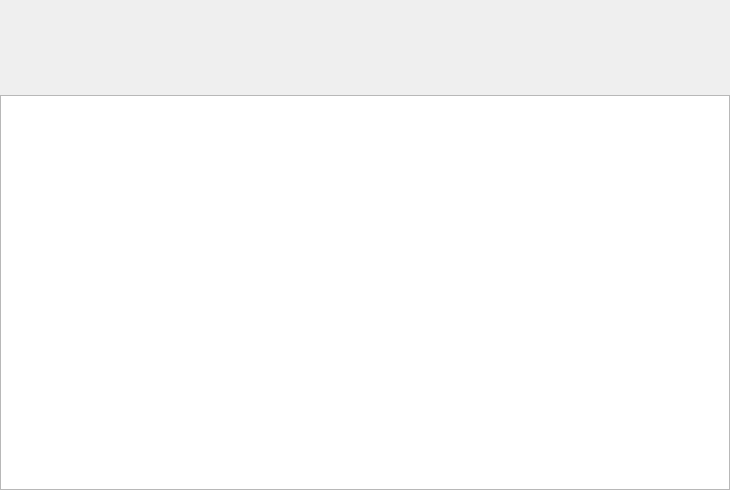
<?xml version="1.0" encoding="UTF-8"?>
<ui version="4.0">
 <class>widget</class>
 <widget class="QWidget" name="widget">
  <property name="geometry">
   <rect>
    <x>0</x>
    <y>0</y>
    <width>730</width>
    <height>490</height>
   </rect>
  </property>
  <property name="minimumSize">
   <size>
    <width>730</width>
    <height>490</height>
   </size>
  </property>
  <property name="maximumSize">
   <size>
    <width>730</width>
    <height>490</height>
   </size>
  </property>
  <property name="windowTitle">
   <string>Form</string>
  </property>
  <widget class="Dtk::Widget::DFrame" name="columnDfrm">
   <property name="geometry">
    <rect>
     <x>0</x>
     <y>50</y>
     <width>730</width>
     <height>40</height>
    </rect>
   </property>
  </widget>
  <widget class="QListWidget" name="dockerListWdg">
   <property name="geometry">
    <rect>
     <x>0</x>
     <y>95</y>
     <width>730</width>
     <height>395</height>
    </rect>
   </property>
  </widget>
  <widget class="Dtk::Widget::DFrame" name="conDfrm">
   <property name="geometry">
    <rect>
     <x>0</x>
     <y>0</y>
     <width>730</width>
     <height>45</height>
    </rect>
   </property>
  </widget>
 </widget>
 <customwidgets>
  <customwidget>
   <class>Dtk::Widget::DFrame</class>
   <extends>QFrame</extends>
   <header>DFrame</header>
  </customwidget>
 </customwidgets>
 <resources/>
 <connections/>
</ui>
